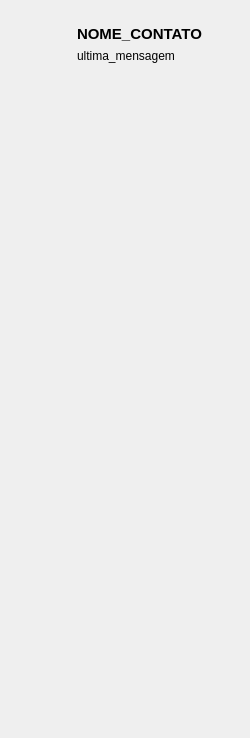
                <widget class="QWidget" name="scrollAreaWidgetContents">
                 <property name="geometry">
                  <rect>
                   <x>0</x>
                   <y>0</y>
                   <width>250</width>
                   <height>738</height>
                  </rect>
                 </property>
                 <layout class="QVBoxLayout" name="verticalLayout_28">
                  <item>
                   <widget class="QWidget" name="template_contato" native="true">
                    <property name="maximumSize">
                     <size>
                      <width>16777215</width>
                      <height>70</height>
                     </size>
                    </property>
                    <property name="cursor">
                     <cursorShape>PointingHandCursor</cursorShape>
                    </property>
                    <property name="styleSheet">
                     <string notr="true"/>
                    </property>
                    <layout class="QHBoxLayout" name="horizontalLayout_9">
                     <property name="leftMargin">
                      <number>0</number>
                     </property>
                     <property name="topMargin">
                      <number>5</number>
                     </property>
                     <property name="rightMargin">
                      <number>0</number>
                     </property>
                     <property name="bottomMargin">
                      <number>5</number>
                     </property>
                     <item>
                      <widget class="QLabel" name="foto_cntt">
                       <property name="sizePolicy">
                        <sizepolicy hsizetype="Fixed" vsizetype="Preferred">
                         <horstretch>0</horstretch>
                         <verstretch>0</verstretch>
                        </sizepolicy>
                       </property>
                       <property name="maximumSize">
                        <size>
                         <width>60</width>
                         <height>16777215</height>
                        </size>
                       </property>
                       <property name="cursor">
                        <cursorShape>PointingHandCursor</cursorShape>
                       </property>
                       <property name="text">
                        <string/>
                       </property>
                       <property name="pixmap">
                        <pixmap resource="../imagens/imgs.qrc">:/imgs/logo_new_te.png</pixmap>
                       </property>
                       <property name="scaledContents">
                        <bool>true</bool>
                       </property>
                      </widget>
                     </item>
                     <item>
                      <widget class="QWidget" name="widget_27" native="true">
                       <property name="cursor">
                        <cursorShape>PointingHandCursor</cursorShape>
                       </property>
                       <layout class="QVBoxLayout" name="verticalLayout_30">
                        <property name="spacing">
                         <number>6</number>
                        </property>
                        <property name="leftMargin">
                         <number>0</number>
                        </property>
                        <property name="topMargin">
                         <number>9</number>
                        </property>
                        <property name="rightMargin">
                         <number>0</number>
                        </property>
                        <property name="bottomMargin">
                         <number>9</number>
                        </property>
                        <item>
                         <widget class="QLabel" name="nome_salvo">
                          <property name="cursor">
                           <cursorShape>PointingHandCursor</cursorShape>
                          </property>
                          <property name="text">
                           <string>&lt;html&gt;&lt;head/&gt;&lt;body&gt;&lt;p&gt;&lt;span style=&quot; font-size:11pt; font-weight:600;&quot;&gt;NOME_CONTATO&lt;/span&gt;&lt;/p&gt;&lt;/body&gt;&lt;/html&gt;</string>
                          </property>
                         </widget>
                        </item>
                        <item>
                         <widget class="QLabel" name="ultima_mensagem">
                          <property name="cursor">
                           <cursorShape>PointingHandCursor</cursorShape>
                          </property>
                          <property name="styleSheet">
                           <string notr="true">font-weight: normal ;</string>
                          </property>
                          <property name="text">
                           <string>ultima_mensagem</string>
                          </property>
                         </widget>
                        </item>
                       </layout>
                      </widget>
                     </item>
                    </layout>
                   </widget>
                  </item>
                  <item>
                   <spacer name="verticalSpacer_3">
                    <property name="orientation">
                     <enum>Qt::Vertical</enum>
                    </property>
                    <property name="sizeHint" stdset="0">
                     <size>
                      <width>20</width>
                      <height>40</height>
                     </size>
                    </property>
                   </spacer>
                  </item>
                 </layout>
                </widget>
